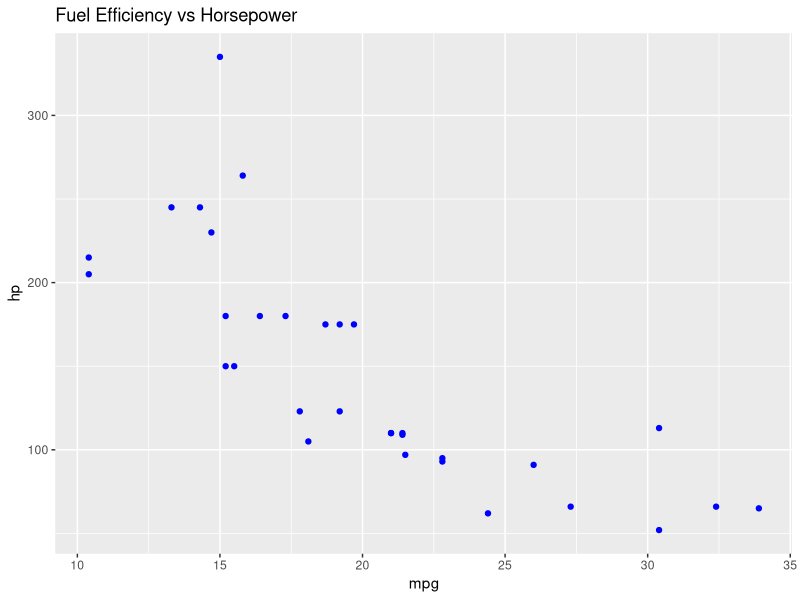

Here is the R script that generated this plot:
## ---- chunk 1
#| label: fig-mpg-vs-hp
#| fig-cap: "MPG vs Horsepower in mtcars dataset"
library(ggplot2)
ggplot(mtcars, aes(x = mpg, y = hp)) +
  geom_point(color = "blue") +
  labs(title = "Fuel Efficiency vs Horsepower")
